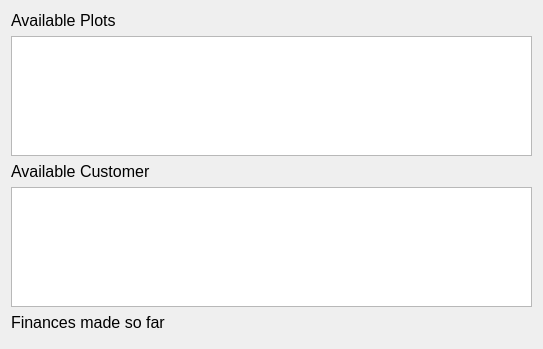
<?xml version="1.0" encoding="UTF-8"?>
<ui version="4.0">
 <class>Form</class>
 <widget class="QWidget" name="Form">
  <property name="geometry">
   <rect>
    <x>0</x>
    <y>0</y>
    <width>543</width>
    <height>349</height>
   </rect>
  </property>
  <property name="windowTitle">
   <string>Form</string>
  </property>
  <layout class="QVBoxLayout" name="verticalLayout">
   <item>
    <widget class="QLabel" name="label">
     <property name="font">
      <font>
       <pointsize>12</pointsize>
      </font>
     </property>
     <property name="text">
      <string>Available Plots</string>
     </property>
    </widget>
   </item>
   <item>
    <widget class="QListWidget" name="plot">
     <property name="font">
      <font>
       <pointsize>12</pointsize>
      </font>
     </property>
    </widget>
   </item>
   <item>
    <widget class="QLabel" name="label_2">
     <property name="font">
      <font>
       <pointsize>12</pointsize>
      </font>
     </property>
     <property name="text">
      <string>Available Customer</string>
     </property>
    </widget>
   </item>
   <item>
    <widget class="QListWidget" name="customers">
     <property name="font">
      <font>
       <pointsize>12</pointsize>
      </font>
     </property>
    </widget>
   </item>
   <item>
    <widget class="QLabel" name="label_3">
     <property name="font">
      <font>
       <pointsize>12</pointsize>
      </font>
     </property>
     <property name="text">
      <string>Finances made so far</string>
     </property>
    </widget>
   </item>
   <item>
    <widget class="QWidget" name="trans" native="true"/>
   </item>
  </layout>
 </widget>
 <resources/>
 <connections/>
</ui>
